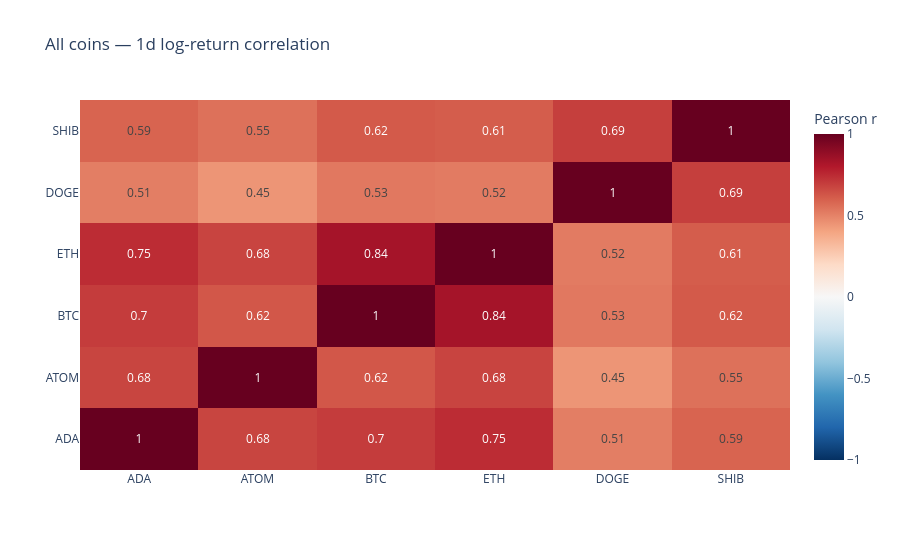

This figure's notebook cell:
### Markdown cell above
## 7. Heatmap giữa toàn bộ coin

Correlation được tính pairwise tại timestamp cả hai coin đều có return. Coin niêm yết muộn có ít overlap hơn, nên xem cùng ma trận số quan sát. Symbol được sắp theo category để các cụm nhóm nằm cạnh nhau.

### Code cell
ordered_symbols = sorted(log_returns.columns, key=lambda s: (category_by_symbol.get(s, "unknown"), s))

def correlation_figure(symbols, title):
    correlation = log_returns[list(symbols)].corr(
        method="pearson", min_periods=MIN_CORRELATION_OBSERVATIONS
    )
    figure = go.Figure(go.Heatmap(
        z=correlation.to_numpy(), x=correlation.columns, y=correlation.index,
        zmin=-1, zmax=1, zmid=0, colorscale="RdBu_r",
        text=correlation.round(2).to_numpy(), texttemplate="%{text}",
        colorbar={"title": "Pearson r"}, hoverongaps=False,
    ))
    figure.update_layout(title=title, height=max(550, 35 * len(symbols)))
    return figure

display(correlation_figure(ordered_symbols, f"All coins — {INTERVAL} log-return correlation"))
valid = log_returns[ordered_symbols].notna().astype(int)
overlap_counts = valid.T.dot(valid)
display(overlap_counts.style.background_gradient(cmap="Blues").set_caption(
    "Pairwise overlapping return observations"
))

### Figure 1 — Plotly figure (JSON) as saved in the notebook; plotly's stock layout.template omitted (floating-point values rounded to 4 significant figures)
{"data": [{"colorbar": {"title": {"text": "Pearson r"}}, "colorscale": [[0, "rgb(5,48,97)"], [0.1, "rgb(33,102,172)"], [0.2, "rgb(67,147,195)"], [0.3, "rgb(146,197,222)"], [0.4, "rgb(209,229,240)"], [0.5, "rgb(247,247,247)"], [0.6, "rgb(253,219,199)"], [0.7, "rgb(244,165,130)"], [0.8, "rgb(214,96,77)"], [0.9, "rgb(178,24,43)"], [1, "rgb(103,0,31)"]], "hoverongaps": false, "text": [[1, 0.68, 0.7, 0.75, 0.51, 0.59], [0.68, 1, 0.62, 0.68, 0.45, 0.55], [0.7, 0.62, 1, 0.84, 0.53, 0.62], [0.75, 0.68, 0.84, 1, 0.52, 0.61], [0.51, 0.45, 0.53, 0.52, 1, 0.69], [0.59, 0.55, 0.62, 0.61, 0.69, 1]], "texttemplate": "%{text}", "type": "heatmap", "x": ["ADA", "ATOM", "BTC", "ETH", "DOGE", "SHIB"], "y": ["ADA", "ATOM", "BTC", "ETH", "DOGE", "SHIB"], "z": [[1, 0.6752, 0.7011, 0.7455, 0.5121, 0.5875], [0.6752, 1, 0.6248, 0.6784, 0.4456, 0.5507], [0.7011, 0.6248, 1, 0.8354, 0.5298, 0.6165], [0.7455, 0.6784, 0.8354, 1, 0.5207, 0.6086], [0.5121, 0.4456, 0.5298, 0.5207, 1, 0.6921], [0.5875, 0.5507, 0.6165, 0.6086, 0.6921, 1]], "zmax": 1, "zmid": 0, "zmin": -1}], "layout": {"height": 550, "title": {"text": "All coins — 1d log-return correlation"}}}
